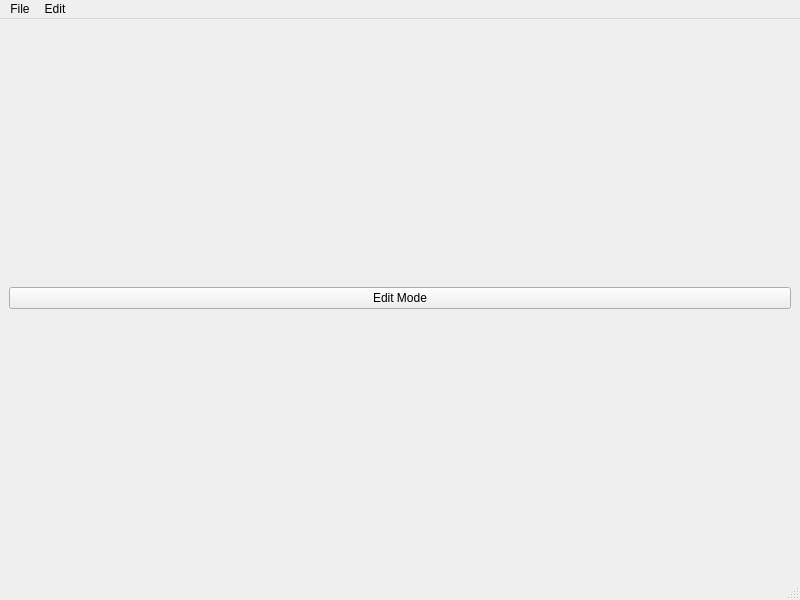
<?xml version="1.0" encoding="UTF-8"?>
<ui version="4.0">
 <class>MainWindow</class>
 <widget class="QMainWindow" name="MainWindow">
  <property name="geometry">
   <rect>
    <x>0</x>
    <y>0</y>
    <width>800</width>
    <height>600</height>
   </rect>
  </property>
  <property name="windowTitle">
   <string>MainWindow</string>
  </property>
  <widget class="QWidget" name="centralwidget">
   <layout class="QGridLayout" name="gridLayout">
    <item row="1" column="0">
     <layout class="QHBoxLayout" name="toolbar">
      <item>
       <widget class="QPushButton" name="mode_changed_button">
        <property name="text">
         <string>Edit Mode</string>
        </property>
       </widget>
      </item>
      <item>
       <layout class="QHBoxLayout" name="align"/>
      </item>
     </layout>
    </item>
   </layout>
  </widget>
  <widget class="QMenuBar" name="menubar">
   <property name="geometry">
    <rect>
     <x>0</x>
     <y>0</y>
     <width>800</width>
     <height>21</height>
    </rect>
   </property>
   <widget class="QMenu" name="menuFile">
    <property name="title">
     <string>File</string>
    </property>
   </widget>
   <widget class="QMenu" name="menuEdit">
    <property name="title">
     <string>Edit</string>
    </property>
    <widget class="QMenu" name="menuInsertVisual">
     <property name="title">
      <string>Insert Visual</string>
     </property>
    </widget>
    <addaction name="menuInsertVisual"/>
   </widget>
   <addaction name="menuFile"/>
   <addaction name="menuEdit"/>
  </widget>
  <widget class="QStatusBar" name="statusbar"/>
  <action name="actionVisualTest">
   <property name="text">
    <string>Test</string>
   </property>
  </action>
 </widget>
 <resources/>
 <connections/>
</ui>
